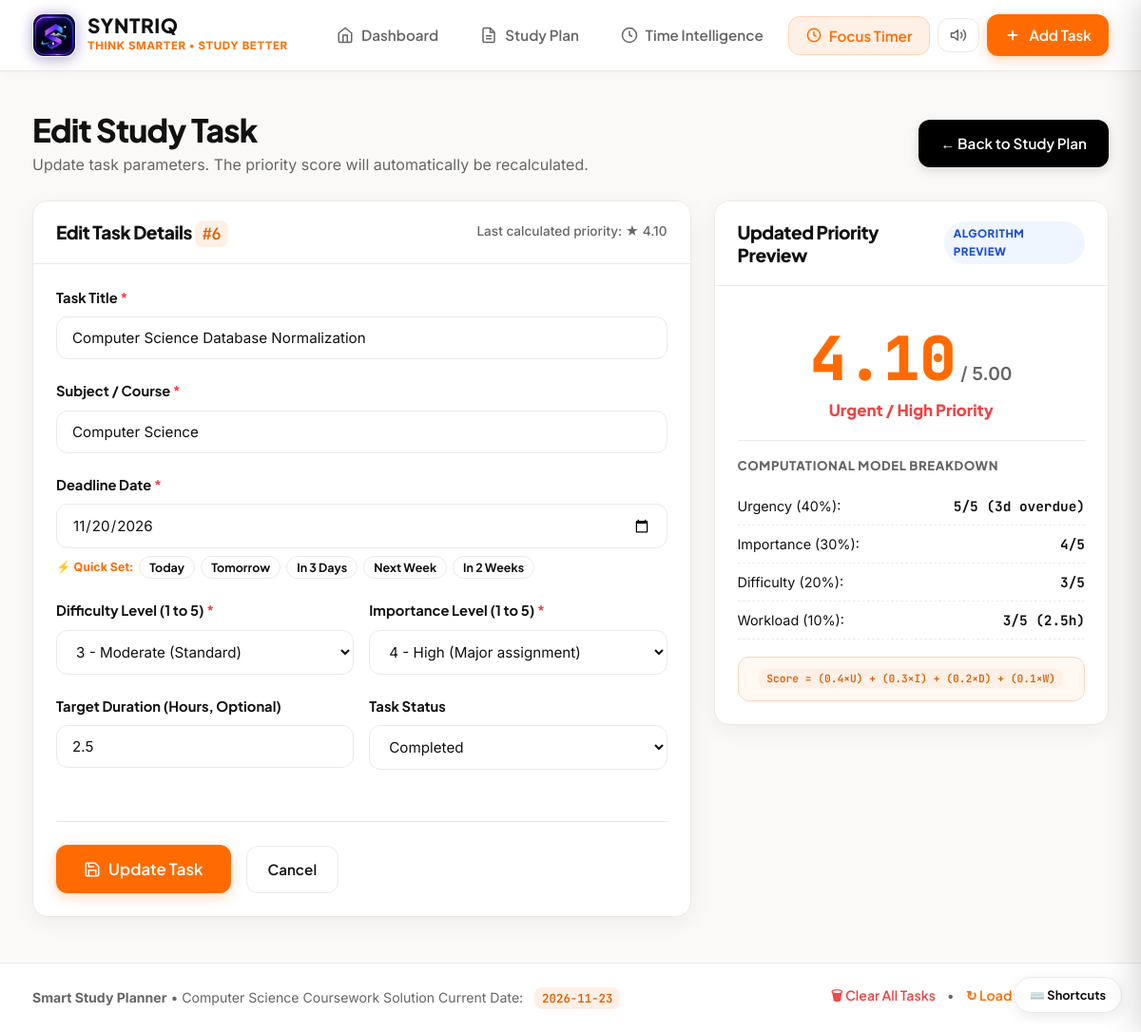
/edit-task/6, run on the app's committed database.
### tables this page shows
CREATE TABLE "Tasks" (
                        Task_ID INTEGER PRIMARY KEY AUTOINCREMENT,
                        Task_Title TEXT NOT NULL,
                        Task_Subject TEXT NOT NULL,
                        Task_Deadline TEXT NOT NULL,
                        Task_Difficulty INTEGER NOT NULL CHECK (Task_Difficulty BETWEEN 1 AND 5),
                        Task_Importance INTEGER NOT NULL CHECK (Task_Importance BETWEEN 1 AND 5),
                        Estimated_Hours REAL DEFAULT NULL,
                        Target_Hours REAL DEFAULT NULL,
                        Total_Tracked_Seconds INTEGER NOT NULL DEFAULT 0,
                        Priority_Score REAL NOT NULL,
                        Task_Status TEXT NOT NULL DEFAULT 'Pending' CHECK (Task_Status IN ('Pending', 'Completed')),
                        First_Tracked_At TEXT DEFAULT NULL,
                        Completed_At TEXT DEFAULT NULL
                    );

### app.py (the view, shortened to what this page needs)
@app.route("/edit-task/<int:task_id>", methods=["GET", "POST"])
def edit_task(task_id):
    task = database.get_task_by_id(task_id, DB_FILE)
    if not task:
        flash("Task not found", "danger")
        return redirect(url_for("dashboard"))
    return render_template("edit_task.html", task=task, form_data=task)

### app.py (called while the page is built)
def get_db():
    return app.config.get("DB_FILE", DB_FILE)

@app.context_processor
def inject_today():
    today = date.today()
    try:
        active_session = database.get_active_session(get_db())
    except Exception:
        active_session = None
    return {
        "current_date": today,
        "active_session": active_session
    }

### database.py (called while the page is built, shortened)
def format_duration(seconds: Union[int, float, None]) -> str:
    if not seconds or seconds <= 0:
        return "0m"
    sec_int = int(seconds)
    m, s = divmod(sec_int, 60)
    h, m = divmod(m, 60)
    if h > 0:
        return f"{h}h {m}m" if m > 0 else f"{h}h"
    if m > 0:
        return f"{m}m {s}s" if s > 0 else f"{m}m"
    return f"{s}s"

def get_db_connection(db_path: str = DEFAULT_DB_PATH) -> sqlite3.Connection:
    conn = sqlite3.connect(db_path)
    conn.row_factory = sqlite3.Row
    conn.execute("PRAGMA foreign_keys = ON")
    return conn

def get_task_by_id(task_id: int, db_path: str = DEFAULT_DB_PATH) -> Optional[Dict[str, Any]]:
    conn = get_db_connection(db_path)
    cursor = conn.cursor()
    cursor.execute("SELECT * FROM Tasks WHERE Task_ID = ?", (task_id,))
    row = cursor.fetchone()
    conn.close()
    if row:
        return _format_task_dict(dict(row))
    return None

def get_active_session(db_path: str = DEFAULT_DB_PATH) -> Optional[Dict[str, Any]]:
    conn = get_db_connection(db_path)
    try:
        cursor = conn.cursor()
        cursor.execute("""
            SELECT a.ID, a.Task_ID, a.Session_ID, a.Start_Timestamp, a.Accumulated_Seconds,
                   a.Is_Paused, a.Paused_At, a.Updated_At,
                   t.Task_Title, t.Task_Subject, t.Priority_Score
            FROM ActiveSession a
            JOIN Tasks t ON a.Task_ID = t.Task_ID
            WHERE a.ID = 1
        """)
        row = cursor.fetchone()
        if not row:
            return None
    finally:
        conn.close()

### priority_calculator.py (called while the page is built)
def parse_date(date_input: Union[str, date, datetime]) -> date:
    if isinstance(date_input, datetime):
        return date_input.date()
    if isinstance(date_input, date):
        return date_input
    if isinstance(date_input, str):
        return datetime.strptime(date_input.strip(), "%Y-%m-%d").date()
    raise ValueError(f"Invalid date format or type: {date_input}")

def is_overdue(deadline: Union[str, date], current_date: date = None) -> bool:
    if current_date is None:
        current_date = date.today()
    deadline_date = parse_date(deadline)
    return deadline_date < current_date

### templates/edit_task.html (shortened to what this page needs)
{% extends "base.html" %}
{% block content %}
<div class="form-page">
    <div class="page-header">
        <div class="header-intro">
            <h1 class="page-title">Edit Study Task</h1>
            <p class="page-subtitle">Update task parameters. The priority score will automatically be recalculated.</p>
        </div>
        <div class="header-actions">
            <a href="{{ url_for('study_plan') }}" class="btn btn-secondary">← Back to Study Plan</a>
        </div>
    </div>
    <div class="form-layout-grid">
        <div class="card form-card">
            <div class="card-header">
                <h2 class="card-title">Edit Task Details <code>#{{ task.Task_ID }}</code></h2>
                <span class="card-subtitle">Last calculated priority: ★ {{ "%.2f"|format(task.Priority_Score) }}</span>
            </div>
            <div class="card-body">
                <form id="taskForm" action="{{ url_for('edit_task', task_id=task.Task_ID) }}" method="POST" novalidate>
                    <div class="form-group">
                        <label for="title" class="form-label">
                            Task Title <span class="text-danger">*</span>
                        </label>
                        <input
                            type="text"
                            id="title"
                            name="title"
                            class="form-control"
                            value="{{ form_data.get('Task_Title', form_data.get('title', '')) }}"
                            required
                        >
                    </div>
                    <div class="form-group">
                        <label for="subject" class="form-label">
                            Subject / Course <span class="text-danger">*</span>
                        </label>
                        <input
                            type="text"
                            id="subject"
                            name="subject"
                            class="form-control"
                            value="{{ form_data.get('Task_Subject', form_data.get('subject', '')) }}"
                            required
                        >
                    </div>
                    <div class="form-group">
                        <label for="deadline" class="form-label">
                            Deadline Date <span class="text-danger">*</span>
                        </label>
                        <input
                            type="date"
                            id="deadline"
                            name="deadline"
                            class="form-control"
                            value="{{ form_data.get('Task_Deadline', form_data.get('deadline', '')) }}"
                            required
                        >
                        <div class="smart-date-chips">
                            <span class="chips-label">⚡ Quick Set:</span>
                            <button type="button" class="date-chip" onclick="setSmartDate(0);">Today</button>
                            <button type="button" class="date-chip" onclick="setSmartDate(1);">Tomorrow</button>
                            <button type="button" class="date-chip" onclick="setSmartDate(3);">In 3 Days</button>
                            <button type="button" class="date-chip" onclick="setSmartDate(7);">Next Week</button>
                            <button type="button" class="date-chip" onclick="setSmartDate(14);">In 2 Weeks</button>
                        </div>
                    </div>
                    <div class="form-row-2">
                        <div class="form-group">
                            <label for="difficulty" class="form-label">
                                Difficulty Level (1 to 5) <span class="text-danger">*</span>
                            </label>
                            {% set current_diff = form_data.get('Task_Difficulty', form_data.get('difficulty', ''))|string %}
                            <select id="difficulty" name="difficulty" class="form-control" required>
                                <option value="3" {% if current_diff == '3' %}selected{% endif %}>3 - Moderate (Standard)</option>
                            </select>
                        </div>
                        <div class="form-group">
                            <label for="importance" class="form-label">
                                Importance Level (1 to 5) <span class="text-danger">*</span>
                            </label>
                            {% set current_imp = form_data.get('Task_Importance', form_data.get('importance', ''))|string %}
                            <select id="importance" name="importance" class="form-control" required>
                                <option value="4" {% if current_imp == '4' %}selected{% endif %}>4 - High (Major assignment)</option>
                            </select>
                        </div>
                    </div>
                    <div class="form-row-2">
                        <div class="form-group">
                            <label for="estimated_hours" class="form-label">
                                Target Duration (Hours, Optional)
                            </label>
                            <input
                                type="number"
                                id="estimated_hours"
                                name="estimated_hours"
                                class="form-control"
                                min="0.25"
                                step="0.25"
                                placeholder="e.g. 2.0 (Optional target)"
                                value="{{ form_data.get('Estimated_Hours', form_data.get('estimated_hours', '')) or '' }}"
                            >
                        </div>
                        <div class="form-group">
                            <label for="status" class="form-label">Task Status</label>
                            {% set current_status = form_data.get('Task_Status', form_data.get('status', 'Pending')) %}
                            <select id="status" name="status" class="form-control">
                                <option value="Completed" {% if current_status == 'Completed' %}selected{% endif %}>Completed</option>
                            </select>
                        </div>
                    </div>
                    <div class="form-actions">
                        <button type="submit" class="btn btn-primary btn-lg">
                            <svg width="18" height="18" viewBox="0 0 24 24" fill="none" stroke="currentColor" stroke-width="2"><path d="M19 21H5a2 2 0 0 1-2-2V5a2 2 0 0 1 2-2h11l5 5v11a2 2 0 0 1-2 2z"></path><polyline points="17 21 17 13 7 13 7 21"></polyline><polyline points="7 3 7 8 15 8"></polyline></svg>
                            Update Task
                        </button>
                        <a href="{{ url_for('study_plan') }}" class="btn btn-outline">Cancel</a>
                    </div>
                </form>
            </div>
        </div>
        <div class="card preview-card">
            <div class="card-header">
                <h3 class="card-title">Updated Priority Preview</h3>
                <span class="badge badge-info">Algorithm Preview</span>
            </div>
            <div class="card-body">
                <div class="score-display">
                    <span class="score-number" id="previewScore">--</span>
                    <span class="score-max">/ 5.00</span>
                </div>
                <div class="score-category" id="previewCategory">Recalculating...</div>
                <hr class="card-divider">
                <div class="algorithm-breakdown">
                    <h4>Computational Model Breakdown</h4>
                    <ul class="breakdown-list">
                        <li>
                            <span class="breakdown-label">Urgency (40%):</span>
                            <span class="breakdown-val" id="previewUrgency">--</span>
                        </li>
                        <li>
                            <span class="breakdown-label">Importance (30%):</span>
                            <span class="breakdown-val" id="previewImportance">--</span>
                        </li>
                        <li>
                            <span class="breakdown-label">Difficulty (20%):</span>
                            <span class="breakdown-val" id="previewDifficulty">--</span>
                        </li>
                        <li>
                            <span class="breakdown-label">Workload (10%):</span>
                            <span class="breakdown-val" id="previewWorkload">--</span>
                        </li>
                    </ul>
                    <div class="formula-box">
                        <code>Score = (0.4×U) + (0.3×I) + (0.2×D) + (0.1×W)</code>
                    </div>
                </div>
            </div>
        </div>
    </div>
</div>
{% endblock %}

### data on the page
Tasks: Task_ID "6", Priority_Score "4.10", title "Computer Science Database Normalization", subject "Computer Science", deadline "11/20/2026", estimated_hours "2.5", status "Completed"

### other printed values
{{ current_date.strftime('%Y-%m-%d') }} "2026-11-23"
